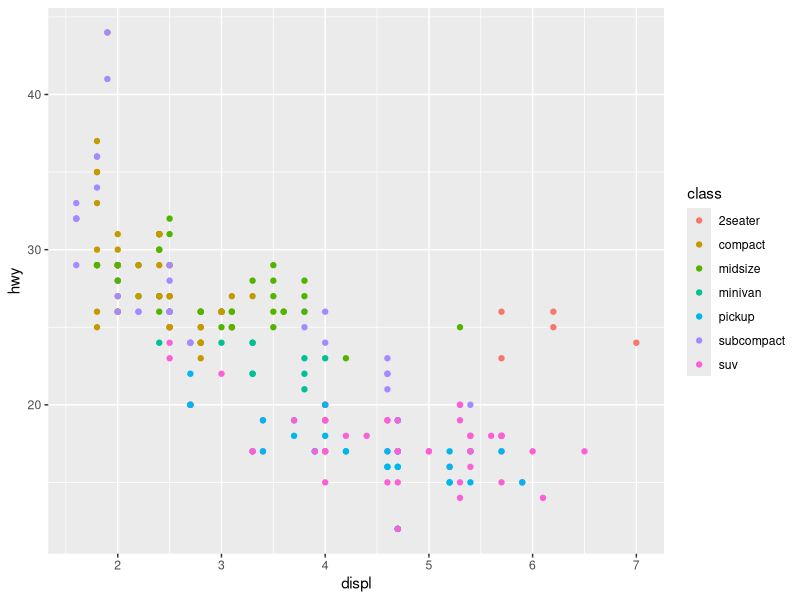
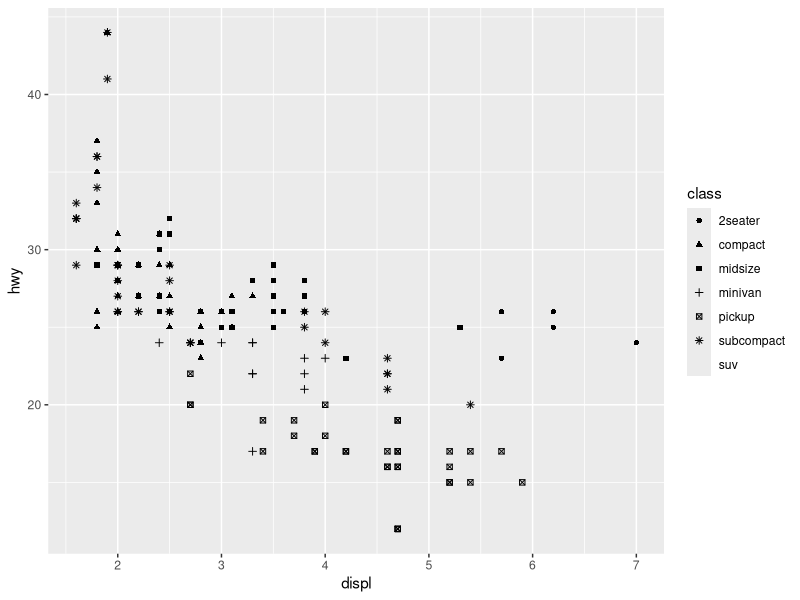
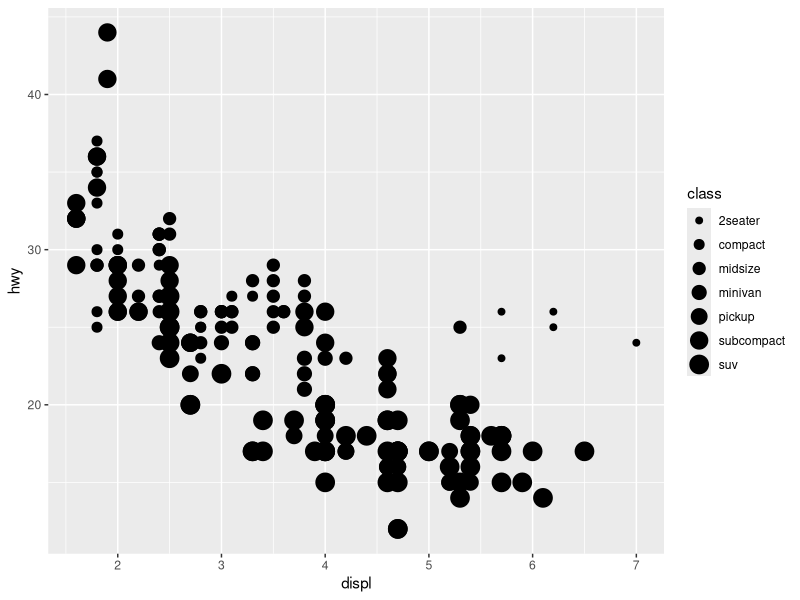
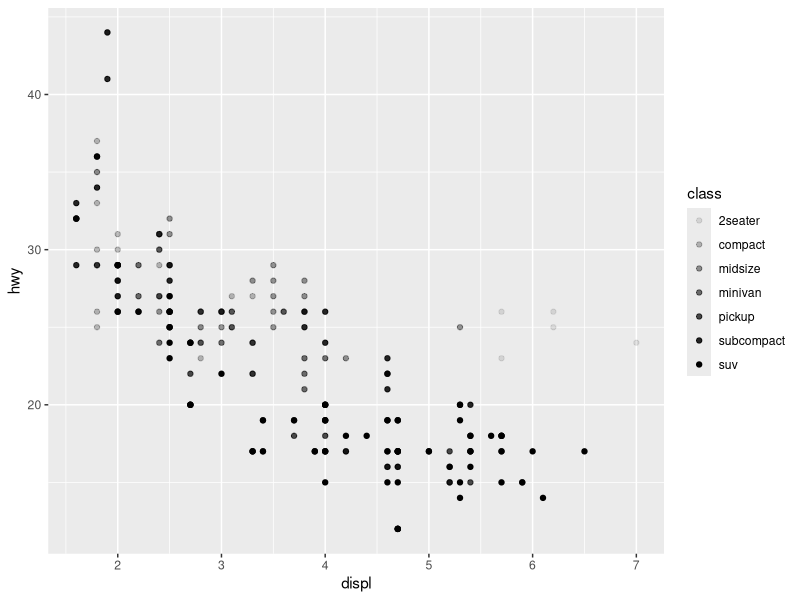
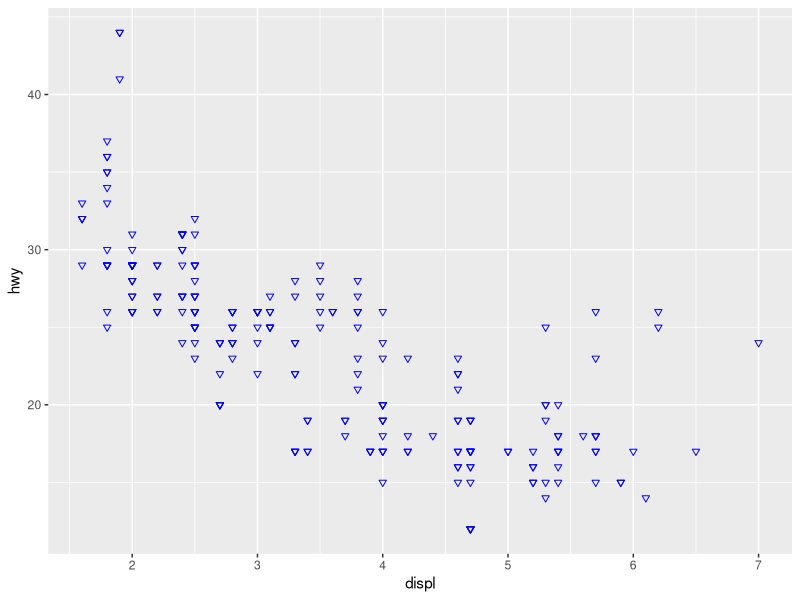
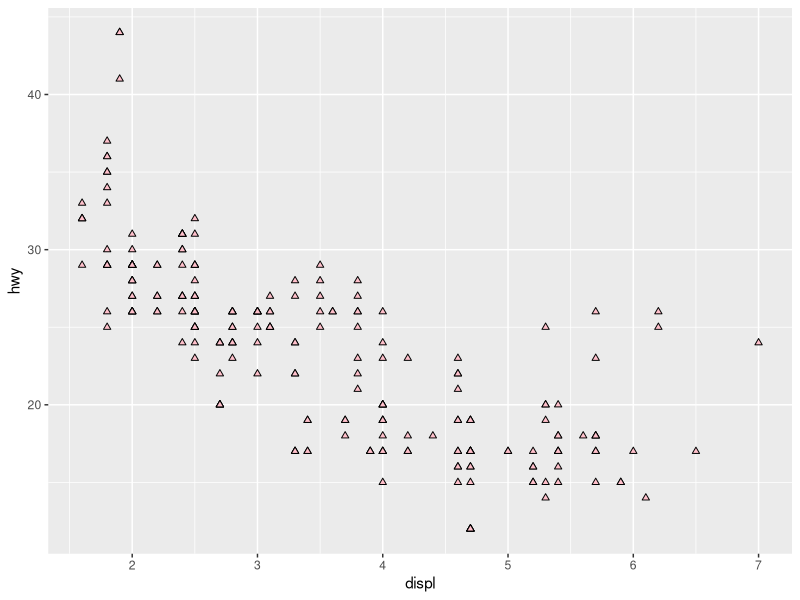
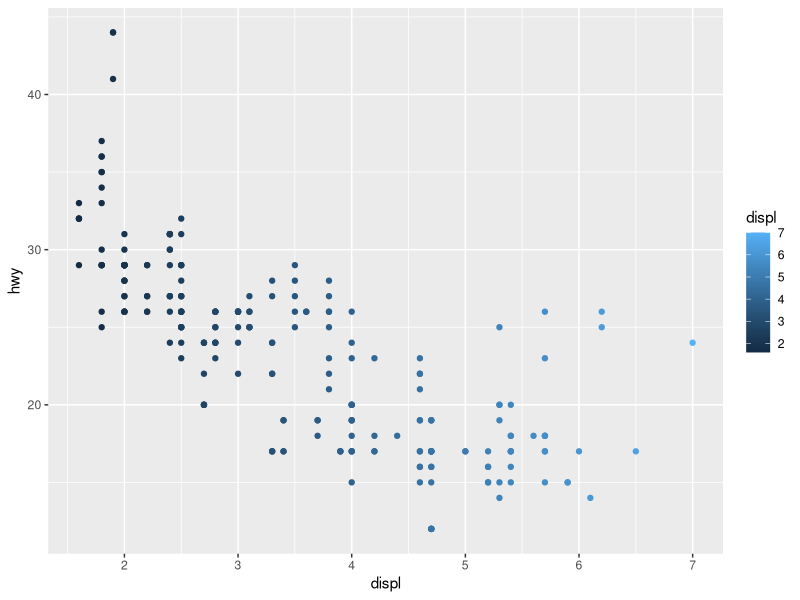
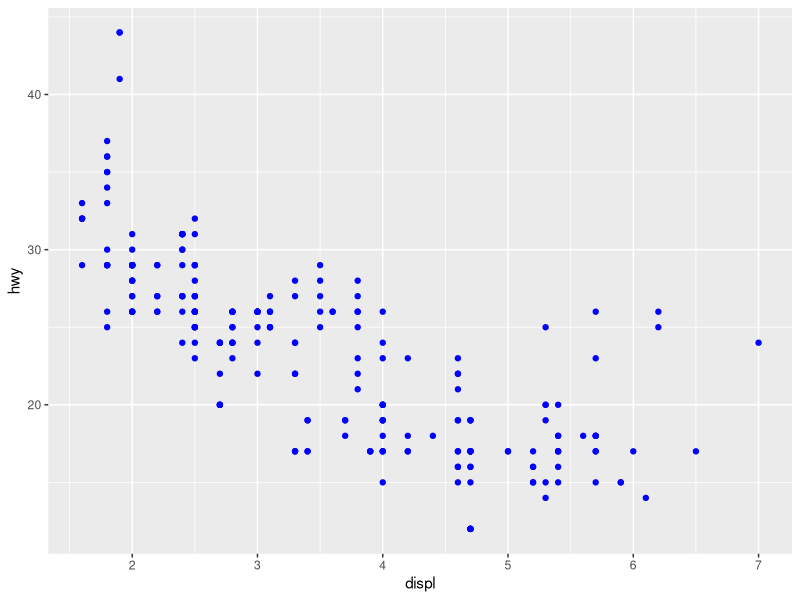

Source code (R) for these figures, in order:
library(tidyverse)
mpg
mpg |> 
  ggplot(aes(x = displ, y = hwy, color = class)) +
  geom_point()

mpg |> 
  ggplot(aes(x = displ, y = hwy, shape = class)) +
  geom_point()

mpg |> 
  ggplot(aes(x = displ, y = hwy, size = class)) +
  geom_point()

mpg |> 
  ggplot(aes(x = displ, y = hwy, alpha = class)) +
  geom_point()

mpg |> 
  ggplot(aes(x = displ, y = hwy)) +
  geom_point(color = "blue", shape = 25)

mpg |> 
  ggplot(aes(x = displ, y = hwy)) +
  geom_point(shape = 24, fill = "pink")

ggplot(mpg) + 
  geom_point(aes(x = displ, y = hwy, color = displ))

ggplot(mpg) + 
  geom_point(aes(x = displ, y = hwy), color = "blue")

mpg |> 
ggplot(aes(x = displ, y = hwy, color = (displ < 5))) + 
  geom_point()

mpg |> 
  ggplot(aes(x = displ, y = hwy)) +
  geom_smooth()

mpg |> 
  ggplot(aes(x = displ, y = hwy, shape = drv)) +
  geom_smooth()

mpg |> 
  ggplot(aes(x = displ, y = hwy, linetype = drv)) +
  geom_smooth()

mpg |> 
  ggplot(aes(x = displ, y = hwy, color = drv, linetype = drv)) +
  geom_point() +
  geom_smooth()

ggplot(mpg, aes(x = displ, y = hwy)) +
  geom_point(aes(shape = class)) +
  geom_smooth(aes(color = drv), show.legend = FALSE)


library(tidyverse)
library(ggrepel)

label_info <- mpg |>
  group_by(drv) |>
  arrange(desc(displ)) |>
  slice_head(n = 1) |>
  mutate(
    drive_type = case_when(
      drv == "f" ~ "front-wheel drive",
      drv == "r" ~ "rear-wheel drive",
      drv == "4" ~ "4-wheel drive"
    )
  ) |>
  select(displ, hwy, drv, drive_type)

ggplot(mpg, aes(x = displ, y = hwy, color = drv)) +
  geom_point(alpha = 0.3) +
  geom_smooth(se = FALSE) +
  geom_label_repel(
    data = label_info, 
    aes(x = displ, y = hwy, label = drive_type),
    fontface = "bold", size = 5, nudge_y = 2
  ) +
  theme(legend.position = "none")


# Working at starbucks on 12/13 at 7:43 -----------------------------------

mpg |> 
  ggplot(aes(x = displ, y = hwy, color = drv)) +
  geom_point() +
  geom_smooth(aes(linetype = drv))

mpg |> 
  ggplot(aes(x = displ, y = hwy, color = drv)) +
  geom_point() +
  geom_smooth()

mpg |> 
  ggplot(aes(x = displ, y = hwy, color = drv)) +
  geom_point() 


mpg |> 
  ggplot(aes(x = displ, y = hwy)) +
  geom_point() +
  geom_smooth(aes(linetype = drv))

ggplot(mpg, aes(x = displ, y = hwy)) +
  geom_smooth()

# Middle
ggplot(mpg, aes(x = displ, y = hwy)) +
  geom_smooth(aes(group = drv))

# Right
ggplot(mpg, aes(x = displ, y = hwy)) +
  geom_smooth(aes(color = drv), show.legend = FALSE)
